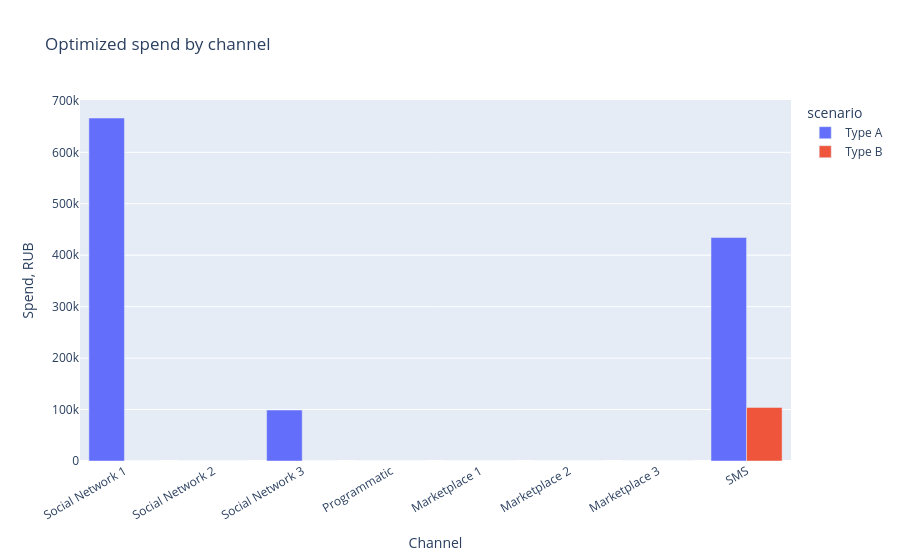
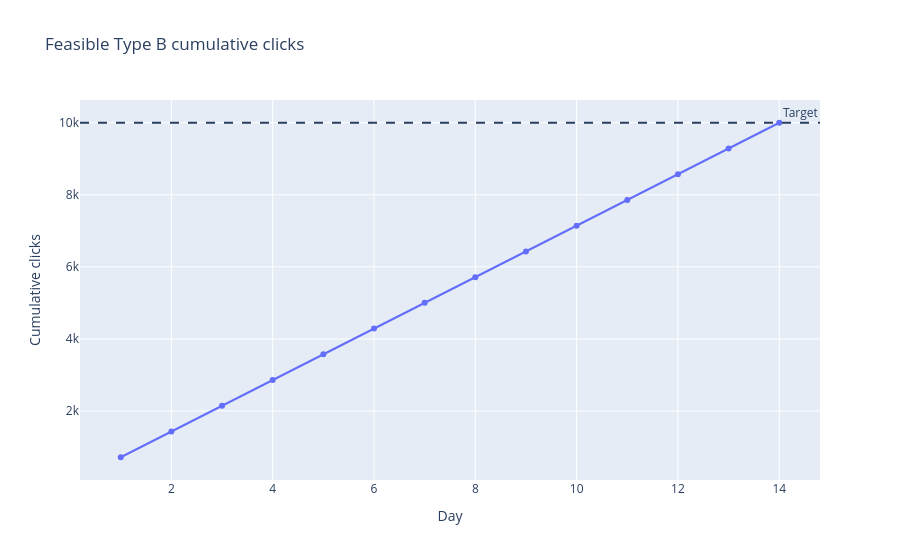

Notebook code cell kept with these figures, in order:
### Markdown cell above
## 7. Plan plots

The first plot compares optimized channel spend. The second reconstructs the feasible Type B cumulative trajectory from returned daily allocations.

### Code cell
plot_rows = []
for scenario, result in [("Type A", type_a), ("Type B", type_b)]:
    plot_rows.extend(
        {"scenario": scenario, "channel": row.channel, "spend_rub": row.spend}
        for row in result.channel_metrics
    )
spend_plot_df = pd.DataFrame(plot_rows)
spend_figure = px.bar(
    spend_plot_df,
    x="channel",
    y="spend_rub",
    color="scenario",
    barmode="group",
    title="Optimized spend by channel",
    labels={"spend_rub": "Spend, RUB", "channel": "Channel"},
)
spend_figure.update_layout(xaxis_tickangle=-30)
spend_figure.show(config={"displayModeBar": False})

daily_type_b = (
    pd.DataFrame([row.model_dump() for row in type_b.allocations])
    .groupby("day", as_index=False)["clicks"]
    .sum()
)
daily_type_b["cumulative_clicks"] = daily_type_b["clicks"].cumsum()
trajectory_figure = px.line(
    daily_type_b,
    x="day",
    y="cumulative_clicks",
    markers=True,
    title="Feasible Type B cumulative clicks",
    labels={"day": "Day", "cumulative_clicks": "Cumulative clicks"},
)
trajectory_figure.add_hline(y=type_b_request.target_value, line_dash="dash", annotation_text="Target")
trajectory_figure.show(config={"displayModeBar": False})

### Figure 1 — Plotly figure (JSON) as saved in the notebook; plotly's stock layout.template omitted (floating-point values rounded to 4 significant figures)
{"data": [{"alignmentgroup": "True", "hovertemplate": "scenario=Type A<br>Channel=%{x}<br>Spend, RUB=%{y}<extra></extra>", "legendgroup": "Type A", "marker": {"color": "#636efa", "pattern": {"shape": ""}}, "name": "Type A", "offsetgroup": "Type A", "orientation": "v", "showlegend": true, "textposition": "auto", "type": "bar", "x": ["Social Network 1", "Social Network 2", "Social Network 3", "Programmatic", "Marketplace 1", "Marketplace 2", "Marketplace 3", "SMS"], "xaxis": "x", "y": [666600.0, 0.0, 99090.0, 0.0, 0.0, 0.0, 0.0, 434300.0], "yaxis": "y"}, {"alignmentgroup": "True", "hovertemplate": "scenario=Type B<br>Channel=%{x}<br>Spend, RUB=%{y}<extra></extra>", "legendgroup": "Type B", "marker": {"color": "#EF553B", "pattern": {"shape": ""}}, "name": "Type B", "offsetgroup": "Type B", "orientation": "v", "showlegend": true, "textposition": "auto", "type": "bar", "x": ["Social Network 1", "Social Network 2", "Social Network 3", "Programmatic", "Marketplace 1", "Marketplace 2", "Marketplace 3", "SMS"], "xaxis": "x", "y": [0.0, 0.0, 0.0, 0.0, 0.0, 0.0, 0.0, 104100.0], "yaxis": "y"}], "layout": {"barmode": "group", "legend": {"title": {"text": "scenario"}, "tracegroupgap": 0}, "title": {"text": "Optimized spend by channel"}, "xaxis": {"anchor": "y", "domain": [0.0, 1.0], "tickangle": -30, "title": {"text": "Channel"}}, "yaxis": {"anchor": "x", "domain": [0.0, 1.0], "title": {"text": "Spend, RUB"}}}}

### Figure 2 — Plotly figure (JSON) as saved in the notebook; plotly's stock layout.template omitted (floating-point values rounded to 4 significant figures)
{"data": [{"hovertemplate": "Day=%{x}<br>Cumulative clicks=%{y}<extra></extra>", "legendgroup": "", "line": {"color": "#636efa", "dash": "solid"}, "marker": {"symbol": "circle"}, "mode": "lines+markers", "name": "", "orientation": "v", "showlegend": false, "type": "scatter", "x": [1, 2, 3, 4, 5, 6, 7, 8, 9, 10, 11, 12, 13, 14], "xaxis": "x", "y": [714.3, 1429.0, 2143.0, 2857.0, 3571.0, 4286.0, 5000.0, 5714.0, 6429.0, 7143.0, 7857.0, 8571.0, 9286.0, 10000.0], "yaxis": "y"}], "layout": {"annotations": [{"showarrow": false, "text": "Target", "x": 1, "xanchor": "right", "xref": "x domain", "y": 10000.0, "yanchor": "bottom", "yref": "y"}], "legend": {"tracegroupgap": 0}, "shapes": [{"line": {"dash": "dash"}, "type": "line", "x0": 0, "x1": 1, "xref": "x domain", "y0": 10000.0, "y1": 10000.0, "yref": "y"}], "title": {"text": "Feasible Type B cumulative clicks"}, "xaxis": {"anchor": "y", "domain": [0.0, 1.0], "title": {"text": "Day"}}, "yaxis": {"anchor": "x", "domain": [0.0, 1.0], "title": {"text": "Cumulative clicks"}}}}
